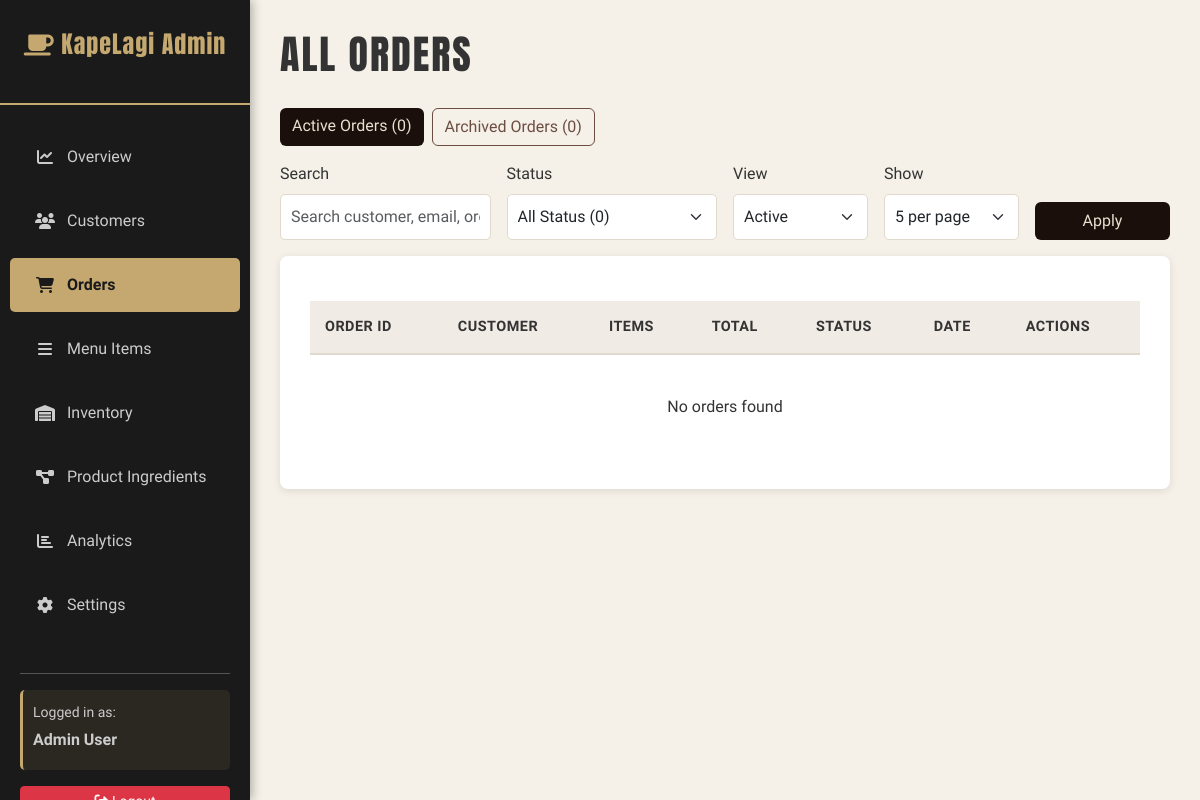
The app's page /admin/orders.php (signed in), older data.
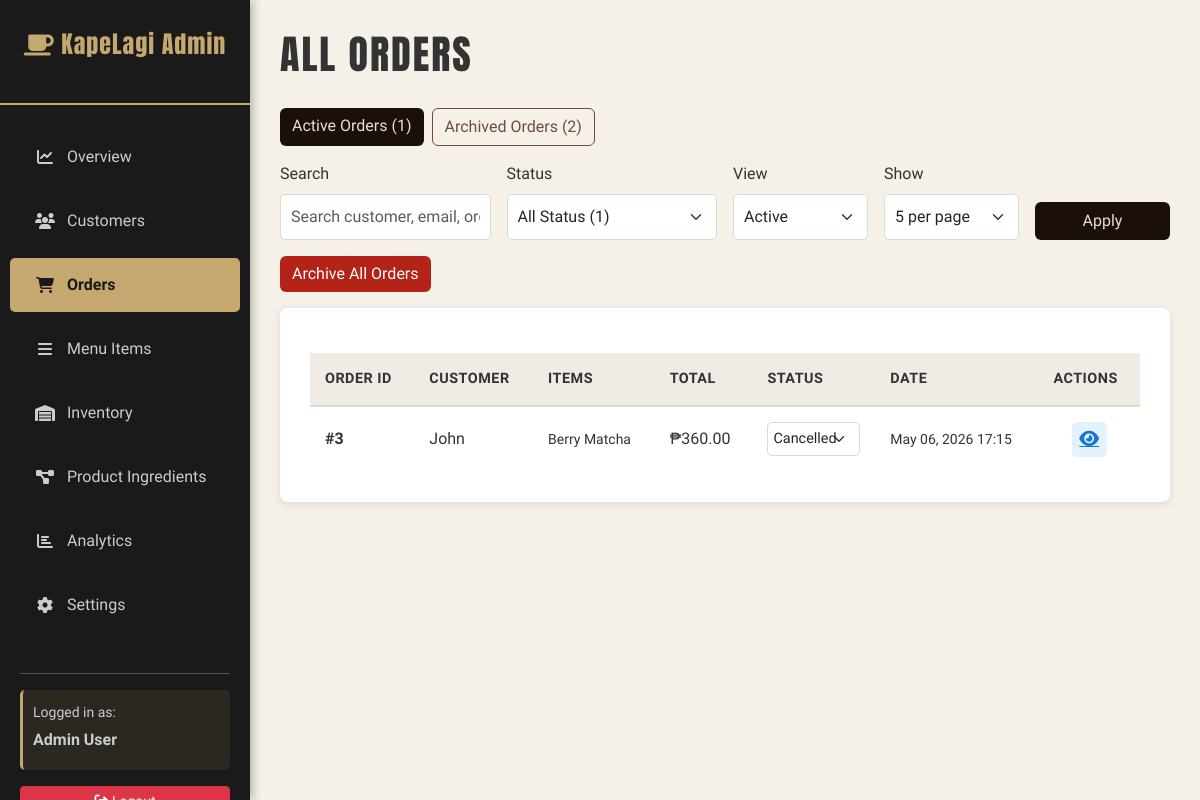
The same page, newer data.
### tables this page shows
CREATE TABLE `orders` (
  `id` int(11) NOT NULL,
  `user_id` int(11) NOT NULL,
  `customer_name` varchar(100) NOT NULL,
  `customer_email` varchar(100) NOT NULL,
  `customer_phone` varchar(20) DEFAULT NULL,
  `delivery_address` varchar(255) DEFAULT NULL,
  `city` varchar(50) DEFAULT NULL,
  `province` varchar(50) DEFAULT NULL,
  `payment_method` varchar(20) NOT NULL DEFAULT 'COD',
  `total_amount` decimal(10,2) DEFAULT NULL,
  `status` varchar(20) DEFAULT 'pending',
  `is_archived` tinyint(1) NOT NULL DEFAULT 0,
  `archived_at` datetime DEFAULT NULL,
  `special_notes` text DEFAULT NULL,
  `cancellation_reason` text DEFAULT NULL,
  `created_at` timestamp NULL DEFAULT current_timestamp(),
  `updated_at` timestamp NULL DEFAULT current_timestamp() ON UPDATE current_timestamp()
);

### admin/includes/sidebar.php (called while the page is built, shortened)
<?php
if (isset($conn)) {
    $r = $conn->query("SELECT COUNT(*) AS cnt FROM ingredients WHERE stock <= low_stock_threshold");
}
?>

### admin/orders.php (the view, shortened to what the changed rows need)
<?php
include 'includes/header.php';
$status_filter = isset($_GET['status']) ? $_GET['status'] : 'all';
$search_query = trim($_GET['search'] ?? '');
$scope = isset($_GET['scope']) && $_GET['scope'] === 'archived' ? 'archived' : 'active';
$current_page = max(1, intval($_GET['page'] ?? 1));
$orders_per_page = max(1, intval($_GET['per_page'] ?? 5));
$base_query = "
    SELECT o.id, o.customer_name, o.customer_email, GROUP_CONCAT(DISTINCT p.name SEPARATOR ', ') as items,
           o.total_amount, o.status, o.created_at, o.delivery_address
    FROM orders o
    LEFT JOIN order_items oi ON o.id = oi.order_id
    LEFT JOIN products p ON oi.product_id = p.id
";
$where_clause = '';
$where_parts = [];
if ($scope === 'archived') {
    $where_parts[] = "o.is_archived = 1";
} else {
    $where_parts[] = "(o.is_archived = 0 OR o.is_archived IS NULL)";
}
if (!empty($where_parts)) {
    $where_clause = ' WHERE ' . implode(' AND ', $where_parts);
}
$offset = ($current_page - 1) * $orders_per_page;
$query = $base_query . $where_clause . " GROUP BY o.id ORDER BY o.created_at DESC LIMIT $orders_per_page OFFSET $offset";
$orders = $conn->query($query);
$active_orders_total = (int) ($conn->query("SELECT COUNT(*) as count FROM orders WHERE is_archived = 0 OR is_archived IS NULL")->fetch_assoc()['count'] ?? 0);
$archived_orders_total = (int) ($conn->query("SELECT COUNT(*) as count FROM orders WHERE is_archived = 1")->fetch_assoc()['count'] ?? 0);
$count_scope_condition = $scope === 'archived' ? 'is_archived = 1' : '(is_archived = 0 OR is_archived IS NULL)';
$pending = $conn->query("SELECT COUNT(*) as count FROM orders WHERE $count_scope_condition AND status = 'pending'")->fetch_assoc()['count'];
$processing = $conn->query("SELECT COUNT(*) as count FROM orders WHERE $count_scope_condition AND status = 'processing'")->fetch_assoc()['count'];
$completed = $conn->query("SELECT COUNT(*) as count FROM orders WHERE $count_scope_condition AND status = 'completed'")->fetch_assoc()['count'];
$cancelled = $conn->query("SELECT COUNT(*) as count FROM orders WHERE $count_scope_condition AND status = 'cancelled'")->fetch_assoc()['count'];
?>
<h1 class="page-title">All Orders</h1>
<div class="d-flex flex-wrap gap-2 mb-3">
    <a href="?scope=active&status=<?php echo urlencode($status_filter); ?>&search=<?php echo urlencode($search_query); ?>&per_page=<?php echo $orders_per_page; ?>&page=1"
        class="btn <?php echo $scope === 'active' ? '' : 'btn-outline-dark'; ?>"
        style="<?php echo $scope === 'active' ? 'background-color: #1A0F0A; color: #E8E0D0; border: none;' : 'border-color: #1A0F0A; color: #1A0F0A;'; ?>">
        Active Orders (<?php echo $active_orders_total; ?>)
    </a>
    <a href="?scope=archived&status=<?php echo urlencode($status_filter); ?>&search=<?php echo urlencode($search_query); ?>&per_page=<?php echo $orders_per_page; ?>&page=1"
        class="btn <?php echo $scope === 'archived' ? '' : 'btn-outline-dark'; ?>"
        style="<?php echo $scope === 'archived' ? 'background-color: #6d4c41; color: #fff; border: none;' : 'border-color: #6d4c41; color: #6d4c41;'; ?>">
        Archived Orders (<?php echo $archived_orders_total; ?>)
    </a>
</div>
<form method="get" class="row g-3 align-items-end mb-3">
    <div class="col-md-6 col-lg-3">
        <label class="form-label" for="orderStatusFilter">Status</label>
        <select class="form-select" id="orderStatusFilter" name="status">
            <option value="all" <?php echo $status_filter === 'all' ? 'selected' : ''; ?>>All Status (<?php echo $pending + $processing + $completed + $cancelled; ?>)</option>
        </select>
    </div>
</form>
<?php if ($scope === 'active' && ($pending + $processing + $completed + $cancelled) > 0): ?>
    <form method="post" class="mb-3" onsubmit="return confirm('Archive all active orders? This will hide them from the active list but keep them in archived records.');">
        <button type="submit" class="btn" style="background-color: #b42318; color: #fff; border: none;">Archive All Orders</button>
    </form>
<?php endif; ?>
<div class="section-card">
    <table class="admin-table">
        <thead>
            <tr>
                <th>Order ID</th>
                <th>Customer</th>
                <th>Items</th>
                <th>Total</th>
                <th>Status</th>
                <th>Date</th>
                <th>Actions</th>
            </tr>
        </thead>
        <tbody>
            <?php
            if ($orders->num_rows > 0) {
                while ($order = $orders->fetch_assoc()) {
                    echo '<tr>
                            <td><strong>#' . htmlspecialchars($order['id']) . '</strong></td>
                            <td>' . htmlspecialchars($order['customer_name']) . '</td>
                            <td><small>' . htmlspecialchars(substr($order['items'] ?? '', 0, 40)) . '</small></td>
                            <td>₱' . number_format($order['total_amount'], 2) . '</td>
                            <td>
                                <select class="form-select form-select-sm" style="max-width: 150px; border: 1px solid #e0d9cd; border-radius: 5px; padding: 5px; cursor: pointer;" onchange="handleOrderStatusChange(this, ' . $order['id'] . ')">
                                    <option value="pending" ' . ($order['status'] === 'pending' ? 'selected' : '') . '>Pending</option>
                                    <option value="processing" ' . ($order['status'] === 'processing' ? 'selected' : '') . '>Processing</option>
                                    <option value="completed" ' . ($order['status'] === 'completed' ? 'selected' : '') . '>Completed</option>
                                    <option value="cancelled" ' . ($order['status'] === 'cancelled' ? 'selected' : '') . '>Cancelled</option>
                                </select>
                            </td>
                            <td><small>' . date('M d, Y H:i', strtotime($order['created_at'])) . '</small></td>
                            <td>
                                <div class="action-buttons">
                                    <a href="order-details.php?id=' . $order['id'] . '" class="btn-action btn-edit" title="View Details">
                                        <i class="fas fa-eye"></i>
                                    </a>
                                </div>
                            </td>
                          </tr>';
                }
            } else {
                echo '<tr><td colspan="7" style="text-align: center; padding: 40px;">No orders found</td></tr>';
            }
            ?>
        </tbody>
    </table>
</div>
<?php include 'includes/footer.php'; ?>

Row changes from the older to the newer data that the page shows:
added orders: id "3", customer_name "John", items "Berry Matcha", total_amount "360.00", status+id "Cancelled", created_at "May 06, 2026 17:15"
Text that changed along with them:
$active_orders_total: "0" → "1"
$archived_orders_total: "0" → "2"
form field status: "All Status (0)" → "All Status (1)"
text no longer shown: "No orders found"
text now shown: "Archive All Orders"
